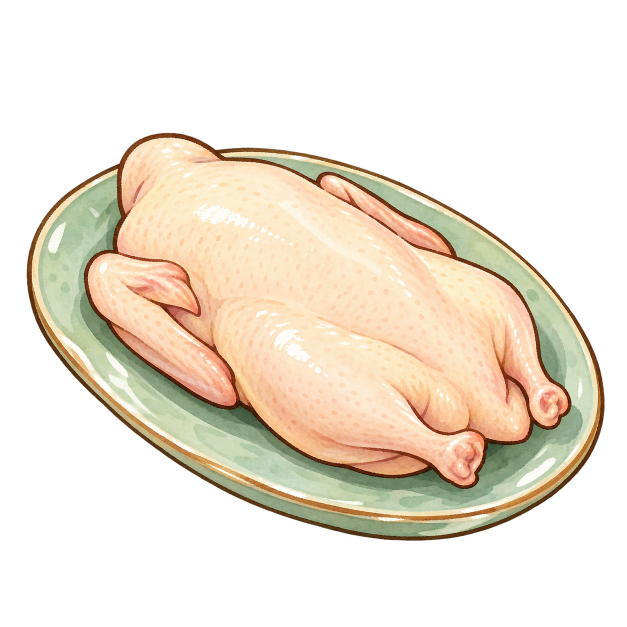
#> input picture 新建文件夹/鸭.png, 1254 x 1254 px (shown at 1/2 size)
$ python trace_duck.py '../新建文件夹/鸭.png'   (older library calls are emulated)
#> lines starting #> are read from the running program, lines starting #| are printed output that depends on the picture; after the words box and inside, x2 and y2 are one past the last pixel; in counts of white or black regions, pixels touching at a corner belong together
### WhiteModel/trace_common.py
"""Shared tools for tracing a dish's art into its model (勾勒), used by trace_d10.py and trace_d18.py (trace_d06.py and
trace_d23.py came first and carry their own): the art's camera, the dish's surface under the food, cutting the art
into pieces, their colours, and each piece as a surface over its outline in the art, so that from the art's camera
it covers exactly what the art paints, its 3D shape a rounded mound (lying) or a rounded lens (standing).
"""
import heapq
import json
import math
import os
import subprocess
import tempfile

import cv2
import numpy as np
from PIL import Image, ImageDraw, ImageFont

HERE = os.path.dirname(os.path.abspath(__file__))
u8 = lambda m: m.astype(np.uint8)
disk = lambda r: cv2.getStructuringElement(cv2.MORPH_ELLIPSE, (2 * r + 1, 2 * r + 1))


# [5 lines left out: function fill_holes, not called in this run]


def largest(m):
    n, cc, st, _ = cv2.connectedComponentsWithStats(u8(m))
    return cc == 1 + np.argmax(st[1:, cv2.CC_STAT_AREA]) if n > 1 else m.astype(bool)


class Camera:
    """The art as an orthographic view from straight in front, `el` degrees up, k px a metre, the world's origin
    at the art pixel (u0, v0): X = u0 + k·x, Y = v0 - k·(y·sin el + z·cos el)."""

    def __init__(self, el, k, u0, v0):
        self.el, self.k, self.u0, self.v0 = el, k, u0, v0
        self.se, self.ce = math.sin(math.radians(el)), math.cos(math.radians(el))
        self.toward = np.array([0.0, -self.ce, self.se])        # from the food towards the camera
        self.away = -self.toward

    def project(self, x, y, z):
        return (self.u0 + self.k * np.asarray(x),
                self.v0 - self.k * (np.asarray(y) * self.se + np.asarray(z) * self.ce))

    # [5 lines left out: function on_ray, not called in this run]

    def depth(self, P):
        P = np.asarray(P)
        return P[..., 1] * self.ce - P[..., 2] * self.se

    # [28 lines left out: functions plane_depth, backproject, not called in this run]


class Grid:
    """Heights over a world grid (x, y), step metres apart, sampled bilinearly."""

    def __init__(self, z, x0, y0, step):
        self.z, self.x0, self.y0, self.step = z, x0, y0, step

    # [9 lines left out: function __call__, not called in this run]

    def xy(self):
        n_y, n_x = self.z.shape
        return np.meshgrid(self.x0 + np.arange(n_x) * self.step, self.y0 + np.arange(n_y) * self.step)

    # [62 lines left out: functions top_of, dish_mesh, not called in this run]


# ------------------------------------------------------------------ cutting the art into pieces

def flood(markers, elev):
    """A priority flood from the markers (> 0) over the elevation, lowest first: each pixel takes the label of the
    neighbour it is reached from. Pixels outside every region keep 0 where markers are -1."""
    H, W = markers.shape
    lab = markers.copy()
    ys, xs = np.nonzero(lab > 0)
    hq = [(float(elev[y, x]), int(y), int(x)) for y, x in zip(ys, xs)]
    heapq.heapify(hq)
    while hq:
        e, y, x = heapq.heappop(hq)
        l = lab[y, x]
        for dy, dx in ((1, 0), (-1, 0), (0, 1), (0, -1)):
            yy, xx = y + dy, x + dx
            if 0 <= yy < H and 0 <= xx < W and lab[yy, xx] == 0:
                lab[yy, xx] = l
                heapq.heappush(hq, (max(float(elev[yy, xx]), e), yy, xx))
    return lab


def seeded_pieces(rgb, zone, strokes, background, remove=None, ink=(0.45, 0.35), widths=(7, 9)):
    """A flood of the art seeded by `strokes` {piece number: [art pixels]} inside each piece and `background`
    [lines of art pixels] outside them, lowest ground first: the ground is the change of colour, and the art's ink
    lines (value under ink[0] and saturation over ink[1]) stand high as walls, crossed last, so that each piece's
    outline follows the line the art draws round it; what lies on top (`remove`, a mask) is painted out first.
    Returns the piece numbers per pixel (0 outside them)."""
    H, W = zone.shape
    hsv = cv2.cvtColor(rgb, cv2.COLOR_RGB2HSV_FULL).astype(np.float32)
    s, v = hsv[..., 1] / 255, hsv[..., 2] / 255
    img = rgb.copy()
    gone = np.zeros((H, W), bool) if remove is None else cv2.dilate(u8(remove), disk(3)).astype(bool)
    if gone.any():
        img = cv2.inpaint(rgb, u8(gone), 6, cv2.INPAINT_TELEA)
    lab_ = cv2.cvtColor(cv2.GaussianBlur(img, (0, 0), 1.0), cv2.COLOR_RGB2LAB).astype(np.float32)
    grad = sum(np.abs(cv2.Sobel(lab_[..., c], cv2.CV_32F, 1, 0)) + np.abs(cv2.Sobel(lab_[..., c], cv2.CV_32F, 0, 1))
               for c in range(3))
    wall = (v < ink[0]) & (s > ink[1]) & ~gone
    elev = grad + 2000.0 * cv2.GaussianBlur(wall.astype(np.float32), (0, 0), 1.5)
    mk = Image.new('I', (W, H), 0)
    d = ImageDraw.Draw(mk)
    for line in background:
        d.line(line, fill=1, width=widths[1])
    for pid, line in strokes.items():
        d.line(line, fill=pid + 1, width=widths[0])
        for x, y in line:
            d.ellipse((x - 5, y - 5, x + 5, y + 5), fill=pid + 1)
    markers = np.asarray(mk, np.int32).copy()
    markers[~zone] = 1
    if remove is not None:
        markers[remove & (markers > 1)] = 0
    lab = flood(markers, elev)
    lab[~zone] = 1
    return np.where(lab > 1, lab - 1, 0)


# [535 lines left out: functions split, grow, posterize, paint_channels, blobs, raster and 15 more, not called in this run]

### WhiteModel/trace_duck.py
"""Traces 鸭's art (新建文件夹/鸭.png) for the raw duck, so that its body, wings and legs are modelled 1:1 (勾勒): writes
food_models/traced_duck.json and the colours of its pieces food_models/traced_duck_paint.npz, which meat_fish.duck
builds it from, and a tracing sheet.

    python WhiteModel/trace_duck.py [--sheet <out.png>]

1. The art's camera: fitted so that the oval platter duck_plate builds covers the art's plate where no food hides it
   (plate-only IoU 0.947: the art's oval is drawn freehand). The platter's inside, under the duck, is read off it.
2. The pieces: a flood of the art seeded by strokes inside each (PIECES, read off the art by eye) and on the plate
   round them (PLATE), its ink lines walls (and a few drawn in, WALLS, where the art only shades the join): the body
   with its neck end, the far wing showing over its back, the far and near drumsticks with their knuckles, and the
   near wing folded at its side, its lower and upper tubes and the pointed tip flap folded over them.
3. Their colours: the art's own, tinted in softly (meat_fish.art_colours: the skin's cream, warmer peach and pink,
   the light and shade the art paints), and painted on crisply where the art has them: the knuckles' pink cut faces
   and their deeper middles, the wet white glints, and the few lines the art draws inside a piece.
4. The body a thick rounded lens over its whole outline (where the legs and the near wing hide it too): its outline
   on the plane where a plump ellipsoid's silhouette lies (low at the front, high at the back), its front bulging to
   the eye and its back away, the underside flattened onto the platter. Every other piece drapes over what is
   already there (the platter, the body, the pieces before it), never receding faster than DRAPE, as a rounded
   mound over its outline, closed behind by a coarser lens resting on the platter. From the art's camera each covers exactly
   what the art paints.
"""
import json
import math
import os
import sys

import cv2
import numpy as np
from PIL import Image, ImageDraw

from trace_common import (Camera, Grid, above, contour_points, dish_mesh, disk, fill_holes, largest,
                          neighbours, oriented, outline_mesh, paint_channels, profile, raster, seeded_pieces, shading_band,
                          smooth_inner, standing, tracing_sheet, u8)

HERE = os.path.dirname(os.path.abspath(__file__))
ART = os.path.join(HERE, '..', '新建文件夹', '鸭.png')
DISH = "from food_models.meat_fish import duck_plate\nduck_plate(p)"
OUT = os.path.join(HERE, 'food_models', 'traced_duck.json')
PAINT = os.path.join(HERE, 'food_models', 'traced_duck_paint.npz')
CAM = Camera(35.09, 4724.1, 634.6, 722.3)          # (1)

# (2) the pieces, built in this order: name, kind, strokes inside it (art pixels)
PIECES = [
    ('body', 'body', [(300, 300), (340, 330), (290, 420), (420, 380), (520, 420), (620, 470), (720, 520), (820, 570),
                      (920, 610), (990, 640), (500, 560), (420, 470), (860, 690), (940, 700)]),
    ('farwing', 'farwing', [(662, 358), (700, 376), (740, 398), (780, 420), (820, 445), (860, 470), (888, 490)]),
    ('farleg', 'leg', [(1040, 700), (1060, 750), (1090, 800), (1110, 815)]),
    ('thigh', 'thigh', [(560, 700), (640, 740), (720, 780), (770, 830), (700, 860), (600, 820), (520, 700)]),
    ('nearleg', 'leg', [(650, 912), (720, 920), (800, 925), (880, 900), (910, 890), (930, 920), (950, 940),
                        (900, 950)]),
    ('wing', 'wing', [(200, 540), (200, 600), (230, 620), (260, 660), (290, 640), (320, 700), (340, 670), (380, 750),
                      (390, 700), (430, 735), (440, 795)]),
    ('wingtip', 'flap', [(260, 545), (310, 560), (350, 575), (385, 610)]),
]
PLATE = [[(x - 4, y), (x + 4, y)] for x, y in
         ((300, 790), (400, 850), (550, 900), (700, 975), (850, 990), (1000, 930), (1100, 880), (1160, 760),
          (1130, 640), (1060, 560), (980, 500), (920, 470), (140, 500), (130, 650), (200, 720), (210, 420),
          (1000, 890), (330, 820), (600, 930), (800, 975), (1120, 700), (940, 480), (110, 560), (180, 460))]
WALLS = [[(995, 712), (1048, 676)], [(252, 572), (236, 499)],
         [(612, 922), (628, 893), (700, 899), (780, 906), (840, 905), (852, 860)],
         [(470, 612), (530, 625), (600, 645), (650, 665), (700, 682), (750, 698), (795, 718), (812, 755),
          (803, 785)]]   # [(art pixels)...]: lines drawn into the art as ink, where pieces meet without one
DRAPE = 1.8         # a drape recedes from what is nearer by at most this many pixels' worth of depth a pixel
# the body: the ellipsoid whose silhouette's plane its outline lies on (half-length, -width, -height, its yaw)
BODY = dict(a=0.11, b=0.062, c=0.043, yaw=-50.0, low=0.003, round=1.8)
CHANNELS = ['cut', 'deep', 'ink', 'glint']
KINDS = {
    'body': dict(gap=0.011, gb=0.006, puff=1.0, top=0.06, edge=0.0, relief=0.004, mat='DuckRawSkin', ink=[6.5, 3.0], inkring=(6, 10),
                 paint=[('ink', 'DuckRawInk'), ('glint', 'DuckRawGlint')],
                 tint=[]),
    'thigh': dict(gap=0.012, gb=0.006, puff=0.6, top=0.024, edge=0.0, relief=0.003, mat='DuckRawSkin', ink=[0.0, 0.0],
                  inkring=(), paint=[('ink', 'DuckRawInk'), ('glint', 'DuckRawGlint')],
                  tint=[]),
    'farwing': dict(gap=0.007, gb=0.004, puff=0.7, top=0.008, edge=0.0, relief=0.0, mat='DuckRawLimb', ink=[4.5, 2.5], inkring=(4, 7),
                    paint=[('ink', 'DuckRawInk'), ('glint', 'DuckRawGlint')],
                    tint=[]),
    'leg': dict(gap=0.008, gb=0.0045, puff=0.85, top=0.016, edge=0.0, relief=0.0015, mat='DuckRawLimb', ink=[6.5, 3.0], inkring=(6, 10),
                paint=[('cut', 'DuckRawCut'), ('deep', 'DuckRawBone'), ('ink', 'DuckRawInk'), ('glint', 'DuckRawGlint')],
                tint=[]),
    'wing': dict(gap=0.008, gb=0.0045, puff=0.85, top=0.014, edge=0.0, relief=0.0015, mat='DuckRawLimb', ink=[6.5, 3.0], inkring=(6, 10),
                 paint=[('ink', 'DuckRawInk'), ('glint', 'DuckRawGlint')],
                 tint=[]),
    'flap': dict(gap=0.007, gb=0.004, puff=0.6, top=0.008, edge=0.0, relief=0.001, mat='DuckRawLimb', ink=[5.5, 3.0], inkring=(5, 9),
                 paint=[('ink', 'DuckRawInk'), ('glint', 'DuckRawGlint')],
                 tint=[]),
}
KNOBS = [((925, 915), 62), ((1100, 812), 52)]   # the knuckles at the drumsticks' ends: middle, reach (art px)


# [66 lines left out: functions classes, drape_depth, body_plane, not called in this run]


def main():
    sheet = sys.argv[sys.argv.index('--sheet') + 1] if '--sheet' in sys.argv else None
    rgba = np.asarray(Image.open(ART).convert('RGBA'))
#> rgba is the input picture: shape (1254, 1254, 4); mean R, G, B, A 91.8, 82, 67.5, 107.2
    rgb, alpha = np.ascontiguousarray(rgba[..., :3]), rgba[..., 3]
    H, W = alpha.shape
    lum = rgb.astype(np.float32) @ np.array([0.3, 0.59, 0.11], np.float32)
    zone = alpha > 128
#> zone: shape (1254, 1254) bool; 42.4% white; 1 white region, box (x1, y1, x2, y2) and area: (53, 266, 1209, 1081) 666861
    walled = rgb.copy()
    hsv = cv2.cvtColor(rgb, cv2.COLOR_RGB2HSV_FULL).astype(np.float32)
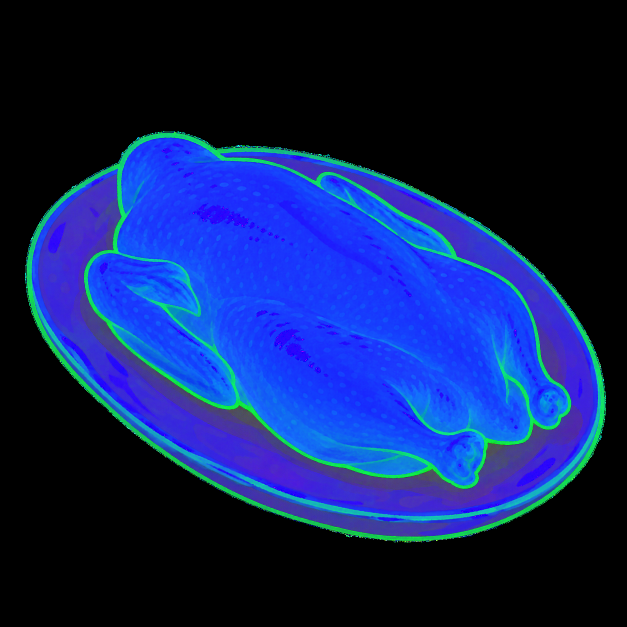
#> hsv: shape (1254, 1254, 3) float32 (shown at 1/2 size); mean R, G, B 14.2, 33.4, 93.9
    inkm = cv2.morphologyEx(u8((hsv[..., 2] < 0.45 * 255) & (hsv[..., 1] > 0.35 * 255)), cv2.MORPH_CLOSE, disk(2))
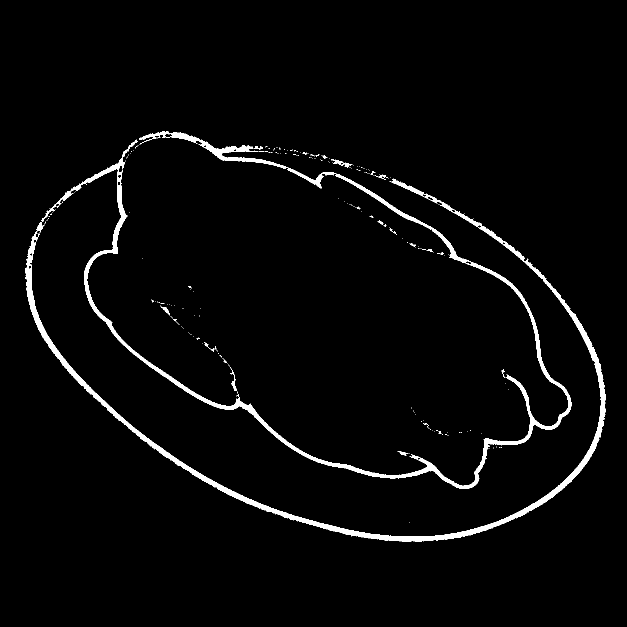
#> inkm: shape (1254, 1254) (shown at 1/2 size); values 0 (black) and 1 (white), 2.8% white; 206 white regions (185 under 20 px), largest, box (x1, y1, x2, y2) and area: (82, 262, 1143, 978) 22292, (51, 357, 1212, 1084) 20252, (662, 318, 705, 335) 201
    walled[inkm.astype(bool) & zone] = (70, 34, 16)   # the art's ink lines, small gaps in them closed
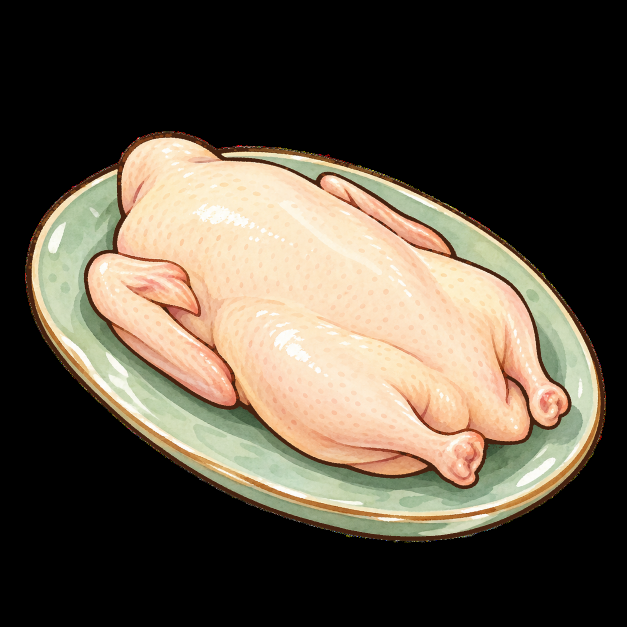
#> walled: shape (1254, 1254, 3) (shown at 1/2 size); mean R, G, B 91.3, 81.8, 67.5
    if WALLS:
        im = Image.fromarray(walled)
        for line in WALLS:
            ImageDraw.Draw(im).line(line, fill=(70, 34, 16), width=4)
        walled = np.asarray(im).copy()
    strokes = {i + 1: st for i, (_, _, st) in enumerate(PIECES)}
    pieces = seeded_pieces(walled, zone, strokes, PLATE)
#> in seeded_pieces, `s, v = hsv[..., 1] / 255, hsv[..., 2] / 255`:
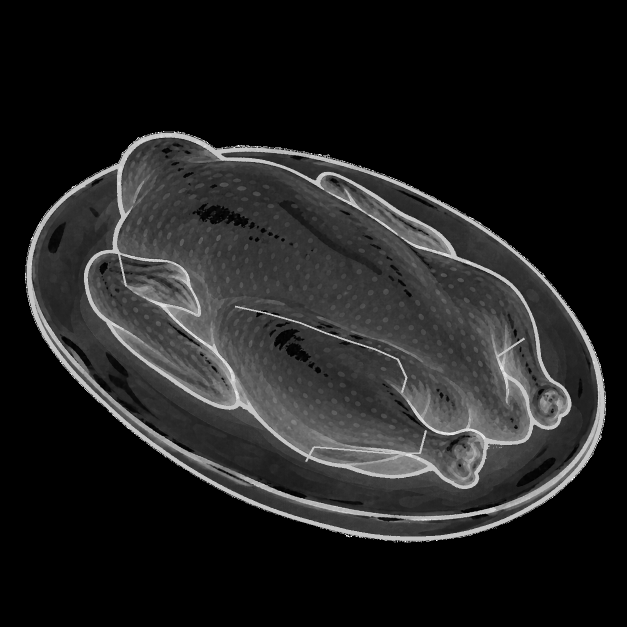
#> s: shape (1254, 1254) float32 (shown at 1/2 size); min 0, max 1, mean 0.13
#> in seeded_pieces, `s, v = hsv[..., 1] / 255, hsv[..., 2] / 255`:
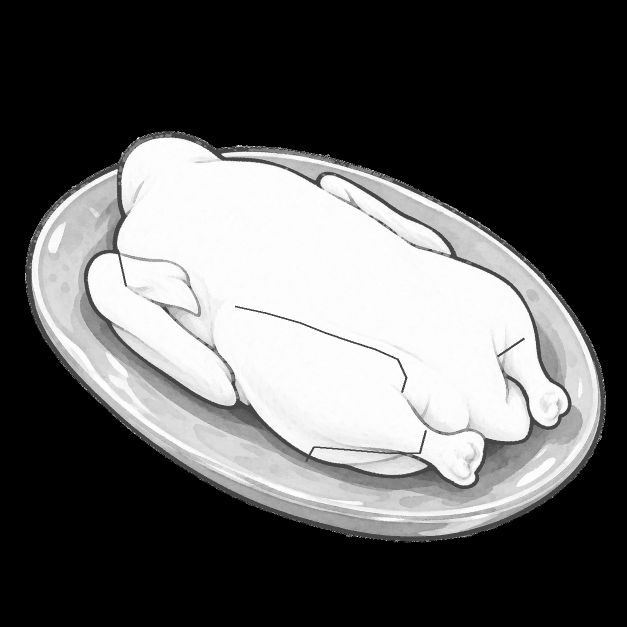
#> v: shape (1254, 1254) float32 (shown at 1/2 size); min 0, max 1, mean 0.364
#> in seeded_pieces, `lab_ = cv2.cvtColor(cv2.GaussianBlur(img, (0, 0), 1.0), cv2.COLOR_RGB2..`:
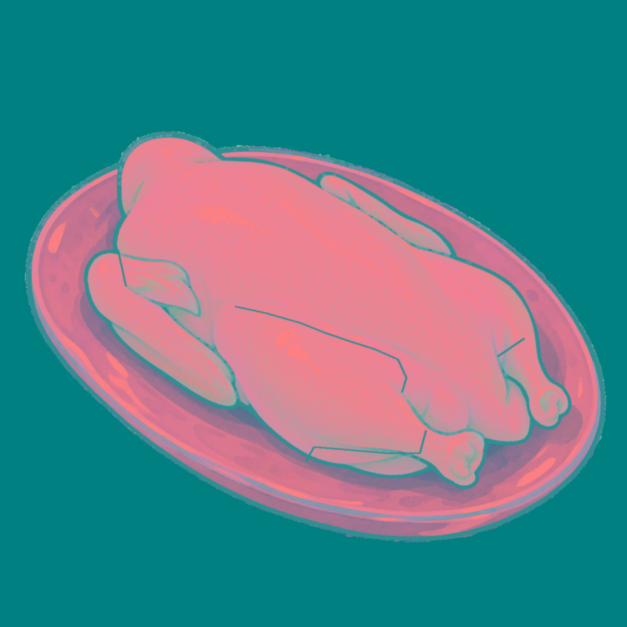
#> lab_: shape (1254, 1254, 3) float32 (shown at 1/2 size); mean R, G, B 85, 129.2, 136.6
#> in seeded_pieces, `wall = (v < ink[0]) & (s > ink[1]) & ~gone`:
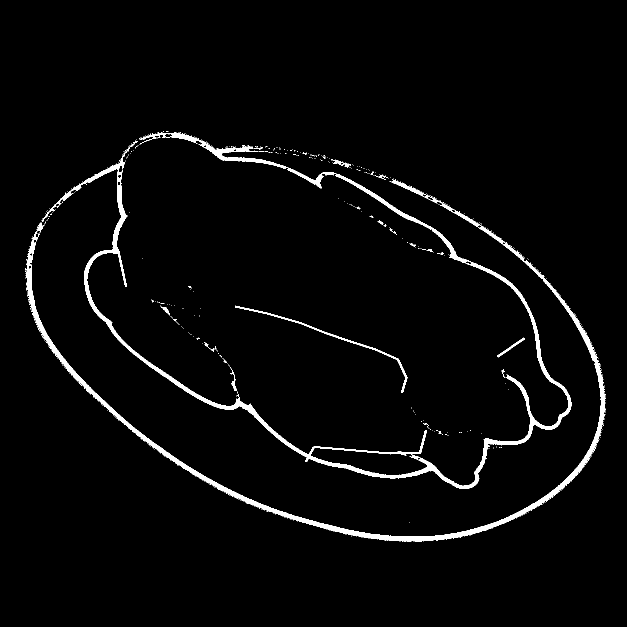
#> wall: shape (1254, 1254) bool (shown at 1/2 size); 2.9% white; 443 white regions (423 under 20 px), largest, box (x1, y1, x2, y2) and area: (84, 264, 1143, 978) 23023, (51, 358, 1212, 1084) 18352, (470, 611, 815, 786) 1439
#> (the rest of the program and of its run is left out)
